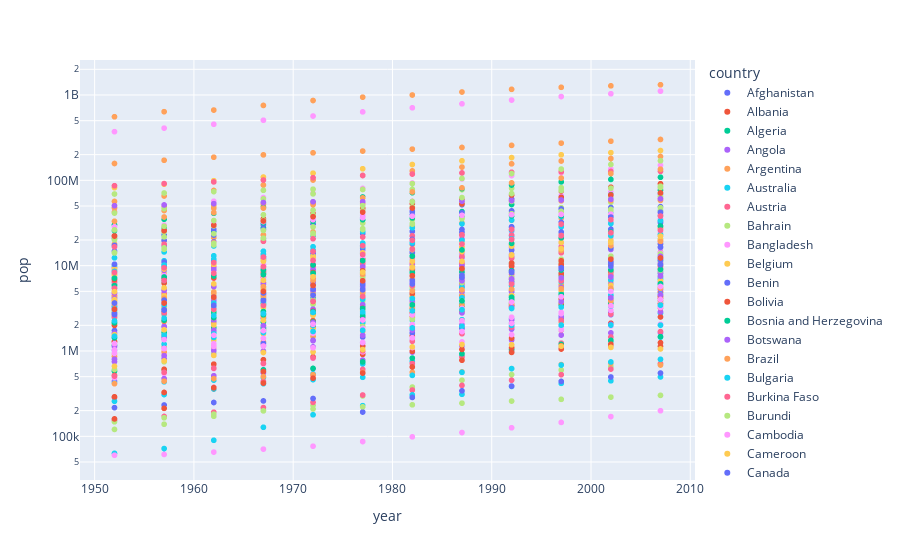

Notebook cell for this chart:
### Code cell
px.scatter(gap , x='year' , y='pop', color='country' , log_y=True)
